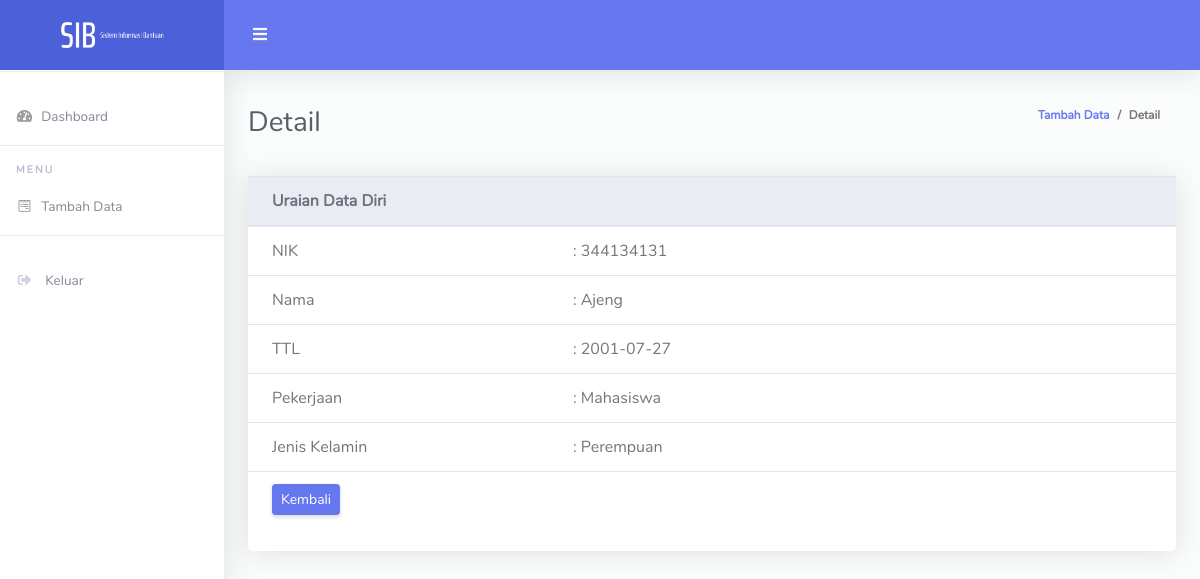
Screenshot of /tambahDataWarga_user/detail.php?id_warga=92 with the database file from the repository.
### tables this page shows
CREATE TABLE `warga` (
  `id_warga` int(11) NOT NULL,
  `nik` varchar(50) NOT NULL,
  `nama` varchar(50) NOT NULL,
  `alamat` varchar(50) NOT NULL,
  `ttl` date NOT NULL,
  `pekerjaan` varchar(50) NOT NULL,
  `jenisKelamin` varchar(50) NOT NULL
);

### tambahDataWarga_user/detail.php (the view, shortened to what this page needs)
<!DOCTYPE html>
<html lang="en">
<head>
  <link href="../vendor/fontawesome-free/css/all.min.css" rel="stylesheet" type="text/css">
  <link href="../vendor/bootstrap/css/bootstrap.min.css" rel="stylesheet" type="text/css">
  <link href="../css/ruang-admin.min.css" rel="stylesheet">
</head>
<body id="page-top">
  <div id="wrapper">
    <ul class="navbar-nav sidebar sidebar-light accordion" id="accordionSidebar">
      <a class="sidebar-brand d-flex align-items-center justify-content-center" href="../index_user.php">
        <div class="sidebar-brand-icon">
          <img src="../img/logo/SSIB.png">
        </div>
      </a>
      <hr class="sidebar-divider">
      <li class="nav-item">
        <a class="nav-link" href="../index_user.php">
          <i class="fas fa-fw fa-tachometer-alt"></i>
          <span>Dashboard</span>
        </a>
      </li>
      <hr class="sidebar-divider">
      <div class="sidebar-heading">
        Menu
      </div>
      <li class="nav-item">
        <a class="nav-link" href="tambahData.php">
          <i class="fab fa-fw fa-wpforms"></i>
          <span>Tambah Data</span>
        </a>
      </li>
      <hr class="sidebar-divider">
      <li class="nav-item">
        <a class="nav-link" href="../logout.php">
          <i class="fas fa-sign-out-alt fa-sm fa-fw mr-2 text-gray-400 "></i>
          <span>Keluar</span>
        </a>
      </li>
    </ul>
    <div id="content-wrapper" class="d-flex flex-column">
      <div id="content">
        <nav class="navbar navbar-expand navbar-light bg-navbar topbar mb-4 static-top">
          <button id="sidebarToggleTop" class="btn btn-link rounded-circle mr-3">
            <i class="fa fa-bars"></i>
          </button>
        </nav>
        <div class="container-fluid" id="container-wrapper">
          <div class="d-sm-flex align-items-center justify-content-between mb-4">
            <h1 class="h3 mb-0 text-gray-800">Detail</h1>
            <ol class="breadcrumb">
              <li class="breadcrumb-item"><a href="../index_user.php">Tambah Data</a></li>
              <li class="breadcrumb-item">Detail</li>
            </ol>
          </div>
          <div class="row">
            <div class="col-lg-12">
              <div class="card">
                <div class="table-responsive">
                <?php
                    if(isset($_GET['id_warga'])){
                        $id_warga    =$_GET['id_warga'];
                    }
                    else {
                        die ("Error. No ID Selected!");
                    }
                    include "../config.php";
                    $query    =mysqli_query($koneksi, "SELECT * FROM warga WHERE id_warga='$id_warga'");
                    $data    =mysqli_fetch_array($query);
                ?>
                  <table class="table align-items-center table-flush">
                      <thead class="thead-light">
                        <tr>
                          <th>Uraian Data Diri</th>
                          <th></th><th></th><th></th> <th></th><th></th>
                        </tr>
                      </thead>
                      <tr>
                          <td size="90">NIK</td>
                          <td>: <?php echo $data['nik']?></td>
                          <td></td>
                          <td></td><td></td>
                          <td></td>
                      </tr>
                      <tr>
                          <td>Nama</td>
                          <td>: <?php echo $data['nama']?></td>
                          <td></td>
                          <td></td><td></td>
                          <td></td>
                      </tr>
                      <tr>
                          <td>TTL</td>
                          <td>: <?php echo $data['ttl']?></td>
                          <td></td>
                          <td></td><td></td>
                          <td></td>
                      </tr>
                      <tr>
                          <td>Pekerjaan</td>
                          <td>: <?php echo $data['pekerjaan']?></td><td></td>
                          <td></td><td></td>
                          <td></td>
                      </tr>
                      <tr>
                          <td>Jenis Kelamin</td>
                          <td>: <?php echo $data['jenisKelamin']?></td><td></td><td></td>
                          <td></td>
                          <td></td>
                      </tr>
                      <tr height="40">
                          <td>
                          <a class="btn btn-sm btn-primary" href="../tambahDataWarga_user/tambahData.php">Kembali</a>
                        </td><td></td>
                          <td></td><td></td><td></td><td></td>
                      </tr>
                  </table>
                </div>
                <div class="card-footer"></div>
              </div>
            </div>
          </div>
        </div>
      </div>
    </div>
  </div>
</body>
</html>

### rows the page displays
warga: nik "344134131", nama "Ajeng", ttl "2001-07-27", pekerjaan "Mahasiswa", jenisKelamin "Perempuan"
